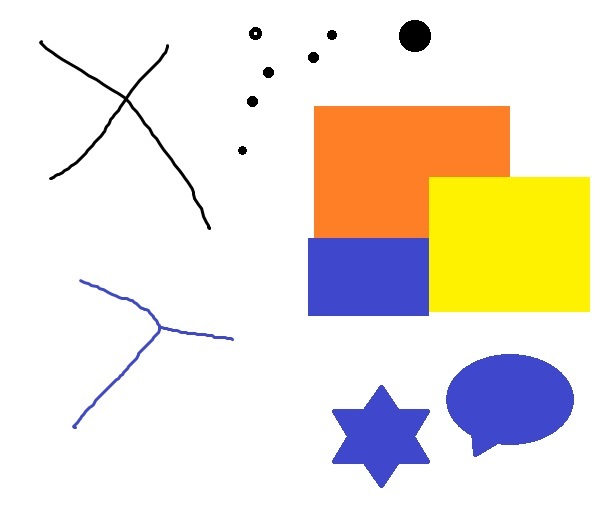
//> input picture 87_goodFeaturesToTrack/test.jpg, 608 x 515 px
$ ./87_goodFeaturesToTrack   (built with g++ and OpenCV 4)
//> lines starting //> are read from the running program, lines starting //| are printed output that depends on the picture; after the words box and inside, x2 and y2 are one past the last pixel; in counts of white or black regions, pixels touching at a corner belong together
//--------------------------------------【程序说明】-------------------------------------------
//		程序说明：《OpenCV3编程入门》OpenCV3版书本配套示例程序87
//		程序描述：Shi-Tomasi角点检测示例
//		开发测试所用操作系统： Windows 7 64bit
//		开发测试所用IDE版本：Visual Studio 2010
//		开发测试所用OpenCV版本：	3.0 beta
//		2014年11月 Created by @浅墨_毛星云
//		2014年12月 Revised by @浅墨_毛星云
//------------------------------------------------------------------------------------------------


//---------------------------------【头文件、命名空间包含部分】----------------------------
//		描述：包含程序所使用的头文件和命名空间
//------------------------------------------------------------------------------------------------
#include "opencv2/highgui/highgui.hpp"
#include "opencv2/imgproc/imgproc.hpp"
#include <iostream>
using namespace cv;
using namespace std;

//-----------------------------------【宏定义部分】--------------------------------------------
//  描述：定义一些辅助宏
//----------------------------------------------------------------------------------------------
#define WINDOW_NAME "【Shi-Tomasi角点检测】"        //为窗口标题定义的宏


//-----------------------------------【全局变量声明部分】--------------------------------------
//          描述：全局变量声明
//-----------------------------------------------------------------------------------------------
Mat g_srcImage, g_grayImage;
int g_maxCornerNumber = 33;
int g_maxTrackbarNumber = 500;
RNG g_rng(12345);//初始化随机数生成器


//-----------------------------【on_GoodFeaturesToTrack( )函数】----------------------------
//          描述：响应滑动条移动消息的回调函数
//----------------------------------------------------------------------------------------------
void on_GoodFeaturesToTrack( int, void* )
{
	//【1】对变量小于等于1时的处理
	if( g_maxCornerNumber <= 1 ) { g_maxCornerNumber = 1; }

	//【2】Shi-Tomasi算法（goodFeaturesToTrack函数）的参数准备
	vector<Point2f> corners;
	double qualityLevel = 0.01;//角点检测可接受的最小特征值
	double minDistance = 10;//角点之间的最小距离
	int blockSize = 3;//计算导数自相关矩阵时指定的邻域范围
	double k = 0.04;//权重系数
	Mat copy = g_srcImage.clone();	//复制源图像到一个临时变量中，作为感兴趣区域

	//【3】进行Shi-Tomasi角点检测
	goodFeaturesToTrack( g_grayImage,//输入图像
		corners,//检测到的角点的输出向量
		g_maxCornerNumber,//角点的最大数量
		qualityLevel,//角点检测可接受的最小特征值
		minDistance,//角点之间的最小距离
		Mat(),//感兴趣区域
		blockSize,//计算导数自相关矩阵时指定的邻域范围
		false,//不使用Harris角点检测
		k );//权重系数


	//【4】输出文字信息
	cout<<"\t>此次检测到的角点数量为："<<corners.size()<<endl;

	//【5】绘制检测到的角点
	int r = 4;
	for( int i = 0; i < corners.size(); i++ )
	{
		//以随机的颜色绘制出角点
		circle( copy, corners[i], r, Scalar(g_rng.uniform(0,255), g_rng.uniform(0,255),
			g_rng.uniform(0,255)), -1, 8, 0 );
	}

	//【6】显示（更新）窗口
	imshow( WINDOW_NAME, copy );
}


//-----------------------------------【ShowHelpText( )函数】----------------------------------
//          描述：输出一些帮助信息
//----------------------------------------------------------------------------------------------
static void ShowHelpText( )
{
	//输出欢迎信息和OpenCV版本
	printf("\n\n\t\t\t非常感谢购买《OpenCV3编程入门》一书！\n");
	printf("\n\n\t\t\t此为本书OpenCV3版的第87个配套示例程序\n");
	printf("\n\n\t\t\t   当前使用的OpenCV版本为：" CV_VERSION );
	printf("\n\n  ----------------------------------------------------------------------------\n");
	//输出一些帮助信息
	printf("\n\n\n\t欢迎来到【Shi-Tomasi角点检测】示例程序\n");
	printf("\n\t请调整滑动条观察图像效果\n\n");

}


//--------------------------------------【main( )函数】-----------------------------------------
//          描述：控制台应用程序的入口函数，我们的程序从这里开始执行
//-----------------------------------------------------------------------------------------------
int main(  )
{
	//【0】改变console字体颜色
	system("color 2F");

	//【0】显示帮助文字
	ShowHelpText();

	//【1】载入源图像并将其转换为灰度图
	g_srcImage = imread("test.jpg", 1 );
//> g_srcImage is the input picture: 515 rows x 608 cols, CV_8UC3; mean B, G, R 216, 228.4, 237
	cvtColor( g_srcImage, g_grayImage, COLOR_BGR2GRAY );
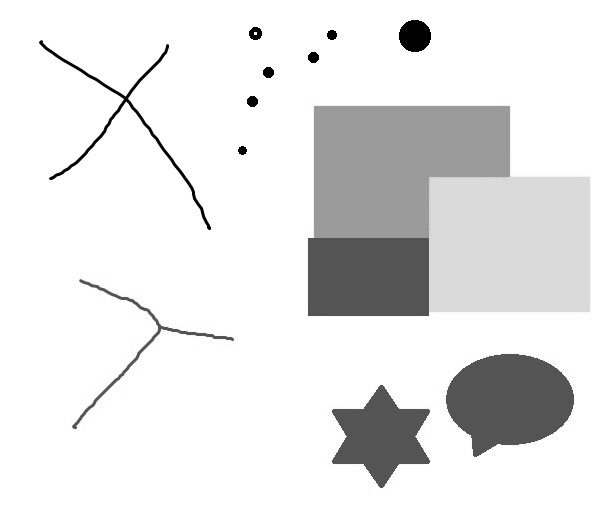
//> g_grayImage: 515 rows x 608 cols, CV_8UC1; min 0, max 255, mean 229.5

	//【2】创建窗口和滑动条，并进行显示和回调函数初始化
	namedWindow( WINDOW_NAME, WINDOW_AUTOSIZE );
	createTrackbar( "最大角点数", WINDOW_NAME, &g_maxCornerNumber, g_maxTrackbarNumber, on_GoodFeaturesToTrack );
	imshow( WINDOW_NAME, g_srcImage );
	on_GoodFeaturesToTrack( 0, 0 );
//> in on_GoodFeaturesToTrack, `goodFeaturesToTrack( g_grayImage, corners, g_maxCornerNumber, qualityL..`: corners = 33 Points (x, y), first 12: [255, 33], [49, 178], [167, 44], [41, 41], [209, 228], [126, 102], [80, 280], [308, 238], [75, 427], [428, 315], [308, 315], [233, 339]
//| 	>此次检测到的角点数量为：33
//> the loop in on_GoodFeaturesToTrack, `for( int i = 0; i < corners.size(); i++ )` made 33 passes
//> after the loop in on_GoodFeaturesToTrack, `for( int i = 0; i < corners.size(); i++ )`:
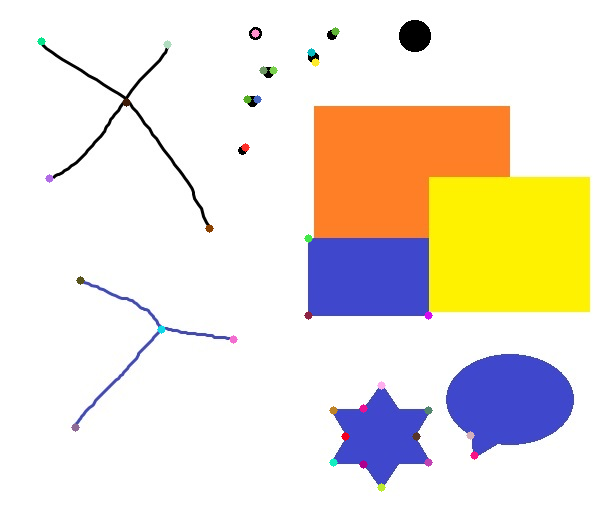
//> copy: 515 rows x 608 cols, CV_8UC3; 0.52% of pixels changed, all inside (x1, y1, x2, y2) = (37, 27, 479, 492)

	waitKey(0);
	return(0);
}
